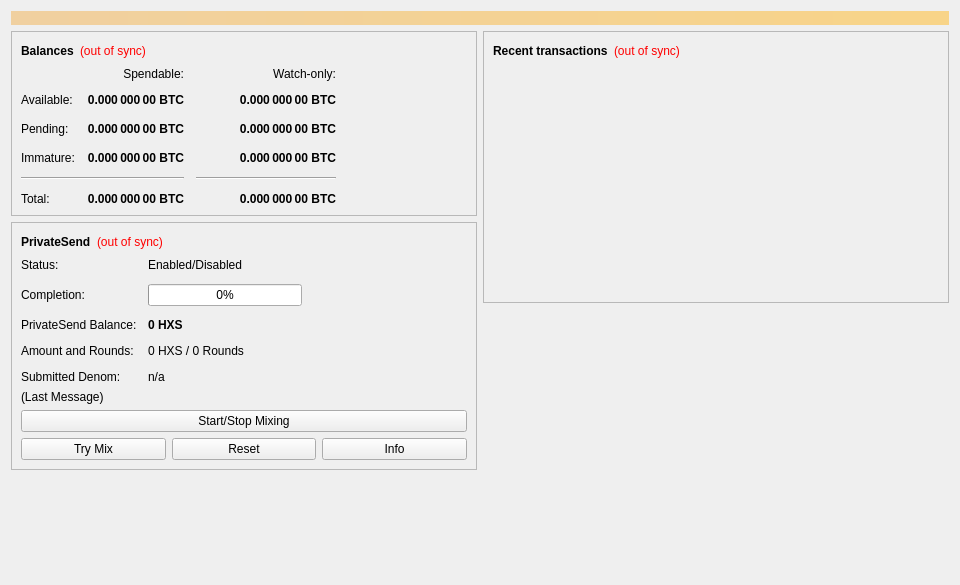
<?xml version="1.0" encoding="UTF-8"?>
<ui version="4.0">
 <class>OverviewPage</class>
 <widget class="QWidget" name="OverviewPage">
  <property name="geometry">
   <rect>
    <x>0</x>
    <y>0</y>
    <width>960</width>
    <height>585</height>
   </rect>
  </property>
  <property name="minimumSize">
   <size>
    <width>960</width>
    <height>0</height>
   </size>
  </property>
  <property name="windowTitle">
   <string>Form</string>
  </property>
  <layout class="QVBoxLayout" name="topLayout">
   <item>
    <widget class="QLabel" name="labelAlerts">
     <property name="visible">
      <bool>false</bool>
     </property>
     <property name="styleSheet">
      <string notr="true">QLabel { background-color: qlineargradient(x1: 0, y1: 0, x2: 1, y2: 0, stop:0 #F0D0A0, stop:1 #F8D488); color:#000000; }</string>
     </property>
     <property name="wordWrap">
      <bool>true</bool>
     </property>
     <property name="margin">
      <number>3</number>
     </property>
     <property name="textInteractionFlags">
      <set>Qt::TextSelectableByMouse</set>
     </property>
    </widget>
   </item>
   <item>
    <layout class="QHBoxLayout" name="horizontalLayout" stretch="1,1">
     <item>
      <layout class="QVBoxLayout" name="verticalLayout_2">
       <item>
        <widget class="QFrame" name="frame">
         <property name="frameShape">
          <enum>QFrame::StyledPanel</enum>
         </property>
         <property name="frameShadow">
          <enum>QFrame::Raised</enum>
         </property>
         <layout class="QVBoxLayout" name="verticalLayout_4">
          <item>
           <layout class="QHBoxLayout" name="horizontalLayout_4">
            <item>
             <widget class="QLabel" name="label_5">
              <property name="font">
               <font>
                <weight>75</weight>
                <bold>true</bold>
               </font>
              </property>
              <property name="text">
               <string>Balances</string>
              </property>
             </widget>
            </item>
            <item>
             <widget class="QLabel" name="labelWalletStatus">
              <property name="toolTip">
               <string>The displayed information may be out of date. Your wallet automatically synchronizes with the Hexus network after a connection is established, but this process has not completed yet.</string>
              </property>
              <property name="styleSheet">
               <string notr="true">QLabel { color: red; }</string>
              </property>
              <property name="text">
               <string notr="true">(out of sync)</string>
              </property>
              <property name="alignment">
               <set>Qt::AlignLeading|Qt::AlignLeft|Qt::AlignVCenter</set>
              </property>
             </widget>
            </item>
            <item>
             <spacer name="horizontalSpacer_3">
              <property name="orientation">
               <enum>Qt::Horizontal</enum>
              </property>
              <property name="sizeHint" stdset="0">
               <size>
                <width>40</width>
                <height>20</height>
               </size>
              </property>
             </spacer>
            </item>
           </layout>
          </item>
          <item>
           <layout class="QGridLayout" name="gridLayout">
            <property name="spacing">
             <number>12</number>
            </property>
            <item row="2" column="2">
             <widget class="QLabel" name="labelWatchPending">
              <property name="font">
               <font>
                <weight>75</weight>
                <bold>true</bold>
               </font>
              </property>
              <property name="cursor">
               <cursorShape>IBeamCursor</cursorShape>
              </property>
              <property name="toolTip">
               <string>Unconfirmed transactions to watch-only addresses</string>
              </property>
              <property name="text">
               <string notr="true">0.000 000 00 BTC</string>
              </property>
              <property name="alignment">
               <set>Qt::AlignRight|Qt::AlignTrailing|Qt::AlignVCenter</set>
              </property>
              <property name="textInteractionFlags">
               <set>Qt::LinksAccessibleByMouse|Qt::TextSelectableByKeyboard|Qt::TextSelectableByMouse</set>
              </property>
             </widget>
            </item>
            <item row="2" column="1">
             <widget class="QLabel" name="labelUnconfirmed">
              <property name="font">
               <font>
                <weight>75</weight>
                <bold>true</bold>
               </font>
              </property>
              <property name="cursor">
               <cursorShape>IBeamCursor</cursorShape>
              </property>
              <property name="toolTip">
               <string>Total of transactions that have yet to be confirmed, and do not yet count toward the spendable balance</string>
              </property>
              <property name="text">
               <string notr="true">0.000 000 00 BTC</string>
              </property>
              <property name="alignment">
               <set>Qt::AlignRight|Qt::AlignTrailing|Qt::AlignVCenter</set>
              </property>
              <property name="textInteractionFlags">
               <set>Qt::LinksAccessibleByMouse|Qt::TextSelectableByKeyboard|Qt::TextSelectableByMouse</set>
              </property>
             </widget>
            </item>
            <item row="3" column="2">
             <widget class="QLabel" name="labelWatchImmature">
              <property name="font">
               <font>
                <weight>75</weight>
                <bold>true</bold>
               </font>
              </property>
              <property name="cursor">
               <cursorShape>IBeamCursor</cursorShape>
              </property>
              <property name="toolTip">
               <string>Mined balance in watch-only addresses that has not yet matured</string>
              </property>
              <property name="text">
               <string notr="true">0.000 000 00 BTC</string>
              </property>
              <property name="alignment">
               <set>Qt::AlignRight|Qt::AlignTrailing|Qt::AlignVCenter</set>
              </property>
              <property name="textInteractionFlags">
               <set>Qt::LinksAccessibleByMouse|Qt::TextSelectableByKeyboard|Qt::TextSelectableByMouse</set>
              </property>
             </widget>
            </item>
            <item row="4" column="0" colspan="2">
             <widget class="Line" name="lineSpendableBalance">
              <property name="orientation">
               <enum>Qt::Horizontal</enum>
              </property>
             </widget>
            </item>
            <item row="4" column="2">
             <widget class="Line" name="lineWatchBalance">
              <property name="sizePolicy">
               <sizepolicy hsizetype="Preferred" vsizetype="Fixed">
                <horstretch>0</horstretch>
                <verstretch>0</verstretch>
               </sizepolicy>
              </property>
              <property name="minimumSize">
               <size>
                <width>140</width>
                <height>0</height>
               </size>
              </property>
              <property name="orientation">
               <enum>Qt::Horizontal</enum>
              </property>
             </widget>
            </item>
            <item row="5" column="0">
             <widget class="QLabel" name="labelTotalText">
              <property name="text">
               <string>Total:</string>
              </property>
             </widget>
            </item>
            <item row="3" column="1">
             <widget class="QLabel" name="labelImmature">
              <property name="font">
               <font>
                <weight>75</weight>
                <bold>true</bold>
               </font>
              </property>
              <property name="cursor">
               <cursorShape>IBeamCursor</cursorShape>
              </property>
              <property name="toolTip">
               <string>Mined balance that has not yet matured</string>
              </property>
              <property name="text">
               <string notr="true">0.000 000 00 BTC</string>
              </property>
              <property name="alignment">
               <set>Qt::AlignRight|Qt::AlignTrailing|Qt::AlignVCenter</set>
              </property>
              <property name="textInteractionFlags">
               <set>Qt::LinksAccessibleByMouse|Qt::TextSelectableByKeyboard|Qt::TextSelectableByMouse</set>
              </property>
             </widget>
            </item>
            <item row="2" column="3">
             <spacer name="horizontalSpacer_2">
              <property name="orientation">
               <enum>Qt::Horizontal</enum>
              </property>
              <property name="sizeHint" stdset="0">
               <size>
                <width>40</width>
                <height>20</height>
               </size>
              </property>
             </spacer>
            </item>
            <item row="3" column="0">
             <widget class="QLabel" name="labelImmatureText">
              <property name="text">
               <string>Immature:</string>
              </property>
             </widget>
            </item>
            <item row="5" column="1">
             <widget class="QLabel" name="labelTotal">
              <property name="font">
               <font>
                <weight>75</weight>
                <bold>true</bold>
               </font>
              </property>
              <property name="cursor">
               <cursorShape>IBeamCursor</cursorShape>
              </property>
              <property name="toolTip">
               <string>Your current total balance</string>
              </property>
              <property name="text">
               <string notr="true">0.000 000 00 BTC</string>
              </property>
              <property name="alignment">
               <set>Qt::AlignRight|Qt::AlignTrailing|Qt::AlignVCenter</set>
              </property>
              <property name="textInteractionFlags">
               <set>Qt::LinksAccessibleByMouse|Qt::TextSelectableByKeyboard|Qt::TextSelectableByMouse</set>
              </property>
             </widget>
            </item>
            <item row="5" column="2">
             <widget class="QLabel" name="labelWatchTotal">
              <property name="font">
               <font>
                <weight>75</weight>
                <bold>true</bold>
               </font>
              </property>
              <property name="cursor">
               <cursorShape>IBeamCursor</cursorShape>
              </property>
              <property name="toolTip">
               <string>Current total balance in watch-only addresses</string>
              </property>
              <property name="text">
               <string notr="true">0.000 000 00 BTC</string>
              </property>
              <property name="alignment">
               <set>Qt::AlignRight|Qt::AlignTrailing|Qt::AlignVCenter</set>
              </property>
              <property name="textInteractionFlags">
               <set>Qt::LinksAccessibleByMouse|Qt::TextSelectableByKeyboard|Qt::TextSelectableByMouse</set>
              </property>
             </widget>
            </item>
            <item row="0" column="2">
             <widget class="QLabel" name="labelWatchonly">
              <property name="text">
               <string>Watch-only:</string>
              </property>
              <property name="alignment">
               <set>Qt::AlignRight|Qt::AlignTrailing|Qt::AlignVCenter</set>
              </property>
             </widget>
            </item>
            <item row="1" column="0">
             <widget class="QLabel" name="labelBalanceText">
              <property name="text">
               <string>Available:</string>
              </property>
             </widget>
            </item>
            <item row="1" column="1">
             <widget class="QLabel" name="labelBalance">
              <property name="font">
               <font>
                <weight>75</weight>
                <bold>true</bold>
               </font>
              </property>
              <property name="cursor">
               <cursorShape>IBeamCursor</cursorShape>
              </property>
              <property name="toolTip">
               <string>Your current spendable balance</string>
              </property>
              <property name="text">
               <string notr="true">0.000 000 00 BTC</string>
              </property>
              <property name="alignment">
               <set>Qt::AlignRight|Qt::AlignTrailing|Qt::AlignVCenter</set>
              </property>
              <property name="textInteractionFlags">
               <set>Qt::LinksAccessibleByMouse|Qt::TextSelectableByKeyboard|Qt::TextSelectableByMouse</set>
              </property>
             </widget>
            </item>
            <item row="1" column="2">
             <widget class="QLabel" name="labelWatchAvailable">
              <property name="font">
               <font>
                <weight>75</weight>
                <bold>true</bold>
               </font>
              </property>
              <property name="cursor">
               <cursorShape>IBeamCursor</cursorShape>
              </property>
              <property name="toolTip">
               <string>Your current balance in watch-only addresses</string>
              </property>
              <property name="text">
               <string notr="true">0.000 000 00 BTC</string>
              </property>
              <property name="alignment">
               <set>Qt::AlignRight|Qt::AlignTrailing|Qt::AlignVCenter</set>
              </property>
              <property name="textInteractionFlags">
               <set>Qt::LinksAccessibleByMouse|Qt::TextSelectableByKeyboard|Qt::TextSelectableByMouse</set>
              </property>
             </widget>
            </item>
            <item row="2" column="0">
             <widget class="QLabel" name="labelPendingText">
              <property name="text">
               <string>Pending:</string>
              </property>
             </widget>
            </item>
            <item row="0" column="1">
             <widget class="QLabel" name="labelSpendable">
              <property name="text">
               <string>Spendable:</string>
              </property>
              <property name="alignment">
               <set>Qt::AlignRight|Qt::AlignTrailing|Qt::AlignVCenter</set>
              </property>
             </widget>
            </item>
           </layout>
          </item>
         </layout>
        </widget>
       </item>
       <item>
        <widget class="QFrame" name="framePrivateSend">
         <property name="layoutDirection">
          <enum>Qt::LeftToRight</enum>
         </property>
         <property name="frameShape">
          <enum>QFrame::StyledPanel</enum>
         </property>
         <property name="frameShadow">
          <enum>QFrame::Raised</enum>
         </property>
         <layout class="QVBoxLayout" name="VerticalLayout_PS1">
          <item>
           <layout class="QHBoxLayout" name="horizontalLayout_5">
            <item>
             <widget class="QLabel" name="labelPrivateSendHeader">
              <property name="font">
               <font>
                <weight>75</weight>
                <bold>true</bold>
               </font>
              </property>
              <property name="text">
               <string>PrivateSend</string>
              </property>
             </widget>
            </item>
            <item>
             <widget class="QLabel" name="labelPrivateSendSyncStatus">
              <property name="toolTip">
               <string>The displayed information may be out of date. Your wallet automatically synchronizes with the Hexus network after a connection is established, but this process has not completed yet.</string>
              </property>
              <property name="styleSheet">
               <string notr="true">QLabel { color: red; }</string>
              </property>
              <property name="text">
               <string notr="true">(out of sync)</string>
              </property>
              <property name="alignment">
               <set>Qt::AlignLeading|Qt::AlignLeft|Qt::AlignVCenter</set>
              </property>
             </widget>
            </item>
            <item>
             <spacer name="horizontalSpacer_4">
              <property name="orientation">
               <enum>Qt::Horizontal</enum>
              </property>
              <property name="sizeHint" stdset="0">
               <size>
                <width>40</width>
                <height>20</height>
               </size>
              </property>
             </spacer>
            </item>
           </layout>
          </item>
          <item>
           <layout class="QFormLayout" name="privateSendFormLayout">
            <property name="fieldGrowthPolicy">
             <enum>QFormLayout::AllNonFixedFieldsGrow</enum>
            </property>
            <property name="horizontalSpacing">
             <number>11</number>
            </property>
            <property name="verticalSpacing">
             <number>12</number>
            </property>
            <item row="0" column="0">
             <widget class="QLabel" name="labelPrivateSendEnabledText">
              <property name="text">
               <string>Status:</string>
              </property>
             </widget>
            </item>
            <item row="0" column="1">
             <widget class="QLabel" name="labelPrivateSendEnabled">
              <property name="text">
               <string>Enabled/Disabled</string>
              </property>
             </widget>
            </item>
            <item row="1" column="0">
             <widget class="QLabel" name="labelCompletitionText">
              <property name="text">
               <string>Completion:</string>
              </property>
             </widget>
            </item>
            <item row="1" column="1">
             <widget class="QProgressBar" name="privateSendProgress">
              <property name="maximumSize">
               <size>
                <width>154</width>
                <height>16777215</height>
               </size>
              </property>
              <property name="value">
               <number>0</number>
              </property>
             </widget>
            </item>
            <item row="2" column="0">
             <widget class="QLabel" name="labelAnonymizedText">
              <property name="text">
               <string>PrivateSend Balance:</string>
              </property>
             </widget>
            </item>
            <item row="2" column="1">
             <widget class="QLabel" name="labelAnonymized">
              <property name="font">
               <font>
                <weight>75</weight>
                <bold>true</bold>
               </font>
              </property>
              <property name="text">
               <string notr="true">0 HXS</string>
              </property>
             </widget>
            </item>
            <item row="3" column="0">
             <widget class="QLabel" name="labelAmountAndRoundsText">
              <property name="text">
               <string>Amount and Rounds:</string>
              </property>
             </widget>
            </item>
            <item row="3" column="1">
             <widget class="QLabel" name="labelAmountRounds">
              <property name="text">
               <string>0 HXS / 0 Rounds</string>
              </property>
             </widget>
            </item>
            <item row="4" column="0">
             <widget class="QLabel" name="labelSubmittedDenomText">
              <property name="text">
               <string>Submitted Denom:</string>
              </property>
             </widget>
            </item>
            <item row="4" column="1">
             <widget class="QLabel" name="labelSubmittedDenom">
              <property name="toolTip">
               <string>The denominations you submitted to the Masternode.&lt;br&gt;To mix, other users must submit the exact same denominations.</string>
              </property>
              <property name="text">
               <string>n/a</string>
              </property>
             </widget>
            </item>
           </layout>
          </item>
          <item>
           <layout class="QVBoxLayout" name="VerticalLayout_PS">
            <item>
             <widget class="QLabel" name="labelPrivateSendLastMessage">
              <property name="text">
               <string>(Last Message)</string>
              </property>
              <property name="alignment">
               <set>Qt::AlignLeading|Qt::AlignLeft|Qt::AlignTop</set>
              </property>
              <property name="wordWrap">
               <bool>true</bool>
              </property>
             </widget>
            </item>
            <item>
             <widget class="QPushButton" name="togglePrivateSend">
              <property name="sizePolicy">
               <sizepolicy hsizetype="MinimumExpanding" vsizetype="Fixed">
                <horstretch>0</horstretch>
                <verstretch>0</verstretch>
               </sizepolicy>
              </property>
              <property name="text">
               <string>Start/Stop Mixing</string>
              </property>
             </widget>
            </item>
            <item>
             <layout class="QHBoxLayout" name="horizontalLayout_debugbuttons">
              <item>
               <widget class="QPushButton" name="privateSendAuto">
                <property name="sizePolicy">
                 <sizepolicy hsizetype="MinimumExpanding" vsizetype="Fixed">
                  <horstretch>0</horstretch>
                  <verstretch>0</verstretch>
                 </sizepolicy>
                </property>
                <property name="toolTip">
                 <string>Try to manually submit a PrivateSend request.</string>
                </property>
                <property name="text">
                 <string>Try Mix</string>
                </property>
               </widget>
              </item>
              <item>
               <widget class="QPushButton" name="privateSendReset">
                <property name="sizePolicy">
                 <sizepolicy hsizetype="MinimumExpanding" vsizetype="Fixed">
                  <horstretch>0</horstretch>
                  <verstretch>0</verstretch>
                 </sizepolicy>
                </property>
                <property name="toolTip">
                 <string>Reset the current status of PrivateSend (can interrupt PrivateSend if it's in the process of Mixing, which can cost you money!)</string>
                </property>
                <property name="autoFillBackground">
                 <bool>false</bool>
                </property>
                <property name="text">
                 <string>Reset</string>
                </property>
               </widget>
              </item>
              <item>
               <widget class="QPushButton" name="privateSendInfo">
                <property name="sizePolicy">
                 <sizepolicy hsizetype="MinimumExpanding" vsizetype="Fixed">
                  <horstretch>0</horstretch>
                  <verstretch>0</verstretch>
                 </sizepolicy>
                </property>
                <property name="toolTip">
                 <string>Information about PrivateSend and Mixing</string>
                </property>
                <property name="text">
                 <string>Info</string>
                </property>
               </widget>
              </item>
             </layout>
            </item>
           </layout>
          </item>
         </layout>
        </widget>
       </item>
       <item>
        <spacer name="verticalSpacer">
         <property name="orientation">
          <enum>Qt::Vertical</enum>
         </property>
         <property name="sizeHint" stdset="0">
          <size>
           <width>20</width>
           <height>40</height>
          </size>
         </property>
        </spacer>
       </item>
      </layout>
     </item>
     <item>
      <layout class="QVBoxLayout" name="verticalLayout_3">
       <item>
        <widget class="QFrame" name="frame_2">
         <property name="frameShape">
          <enum>QFrame::StyledPanel</enum>
         </property>
         <property name="frameShadow">
          <enum>QFrame::Raised</enum>
         </property>
         <layout class="QVBoxLayout" name="verticalLayout">
          <item>
           <layout class="QHBoxLayout" name="horizontalLayout_2">
            <item>
             <widget class="QLabel" name="label_4">
              <property name="font">
               <font>
                <weight>75</weight>
                <bold>true</bold>
               </font>
              </property>
              <property name="text">
               <string>Recent transactions</string>
              </property>
             </widget>
            </item>
            <item>
             <widget class="QLabel" name="labelTransactionsStatus">
              <property name="toolTip">
               <string>The displayed information may be out of date. Your wallet automatically synchronizes with the Hexus network after a connection is established, but this process has not completed yet.</string>
              </property>
              <property name="styleSheet">
               <string notr="true">QLabel { color: red; }</string>
              </property>
              <property name="text">
               <string notr="true">(out of sync)</string>
              </property>
              <property name="alignment">
               <set>Qt::AlignLeading|Qt::AlignLeft|Qt::AlignVCenter</set>
              </property>
             </widget>
            </item>
            <item>
             <spacer name="horizontalSpacer">
              <property name="orientation">
               <enum>Qt::Horizontal</enum>
              </property>
              <property name="sizeHint" stdset="0">
               <size>
                <width>40</width>
                <height>20</height>
               </size>
              </property>
             </spacer>
            </item>
           </layout>
          </item>
          <item>
           <widget class="QListView" name="listTransactions">
            <property name="styleSheet">
             <string notr="true">QListView { background: transparent; }</string>
            </property>
            <property name="frameShape">
             <enum>QFrame::NoFrame</enum>
            </property>
            <property name="verticalScrollBarPolicy">
             <enum>Qt::ScrollBarAlwaysOff</enum>
            </property>
            <property name="horizontalScrollBarPolicy">
             <enum>Qt::ScrollBarAlwaysOff</enum>
            </property>
            <property name="selectionMode">
             <enum>QAbstractItemView::NoSelection</enum>
            </property>
           </widget>
          </item>
         </layout>
        </widget>
       </item>
       <item>
        <spacer name="verticalSpacer_2">
         <property name="orientation">
          <enum>Qt::Vertical</enum>
         </property>
         <property name="sizeHint" stdset="0">
          <size>
           <width>20</width>
           <height>40</height>
          </size>
         </property>
        </spacer>
       </item>
      </layout>
     </item>
    </layout>
   </item>
  </layout>
 </widget>
 <resources/>
 <connections/>
</ui>
